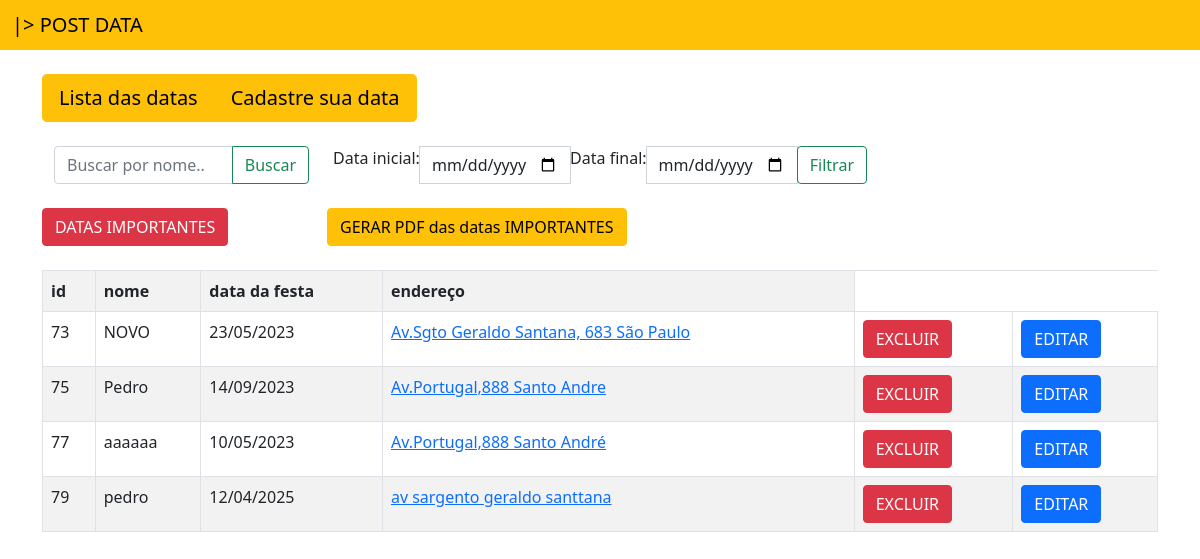
Screenshot of /datas_importantes with the database file from the repository.
### app_data/models.py (models this page shows, shortened)
class Usuario(models.Model):
    id_usuario = models.AutoField(primary_key=True)
    nome_cliente = models.TextField(max_length=100, null=False, blank=False, default=None)
    data_da_festa = models.DateField()
    endereco = models.TextField(max_length=600, null=False, blank=False, default=None)
    datas_importantes = models.BooleanField(default=False)
    @property
    def google_maps_url(self):
        base_url = 'https://www.google.com/maps/search/?api=1'
        params = {
            'query': self.endereco,
        }
        return f'{base_url}&{urlencode(params)}'

### app_data/views.py (the view)
# urls.py: path('datas_importantes', views.datas_importantes, name='datas_importantes'),
def datas_importantes(request):
    usuarios = Usuario.objects.filter(datas_importantes=True)
    for usuario in usuarios:
        if usuario.data_da_festa is not None:
            usuario.data_da_festa = usuario.data_da_festa.strftime('%d/%m/%Y')
    return render(request, 'usuarios/usuarios.html', {'usuarios': usuarios})

### templates/usuarios/usuarios.html (shortened to what this page needs)
{% extends 'usuarios/base.html' %}
{% load tz %}
{% block conteudo %}
<div class="container"></br>
 <div class="btn-group" role="group" aria-label="Basic example">
    <a href="{% url 'usuarios' %}" class="btn btn-warning btn-lg ">Lista das datas</a>
    <a href="{% url 'home' %}" class="btn btn-warning btn-lg ">Cadastre sua data</a>
  </div></br></br>
       <table class = "table table-bordered table-striped">
        <div class="container">
            <div class="row">
                <div class="col-md-3">
                    <form method="GET" action="{% url 'buscar_nomes' %}">
                        <div class="input-group">
                            <input class="form-control" type="search" name="nome_busca" placeholder="Buscar por nome..." aria-label="Search">
                            <button class="btn btn-outline-success" type="submit">Buscar</button>
                        </div>
                    </form>
                </div>
                <div class="col-md-6">
                    <form method="GET" action="{% url 'buscar_datas' %}">
                        <div class="input-group">
                            <label for="data_inicial">Data inicial: </label>
                            <input class="form-control" type="date" id="data_inicial" name="data_inicial">
                            <label for="data_final">Data final: </label>
                            <input class="form-control" type="date" id="data_final" name="data_final">
                            <div class="input-group-append">
                                <button class="btn btn-outline-success" type="submit">Filtrar</button>
                            </div>
                        </div>
                    </form>
                </div>
            </div>
        </div>
        <div class="row">
        <div class="col-md-3">
            <form method="GET" action="{% url 'datas_importantes' %}">
                <div class="input-group">
                    <button class="btn btn-danger" type="submit">DATAS IMPORTANTES</button>
                </div>
            </form>
        </div>
        <div class="col-md-6">
            <form method="GET" action="{% url 'gerar_pdf' %}">
                <div class="input-group">
                    <button class="btn btn-warning" type="submit">GERAR PDF das datas IMPORTANTES</button>
                </div>
            </form>
        </div>
    </div>
            <th>id</th>
            <th>nome </th>
            <th>data da festa</th>
            <th>endereço</th>
        {% for usuario in usuarios %}
        <tr data-usuario-id="{{ usuario.id_usuario }}">
            <td>{{usuario.id_usuario}}</td>
            <td>{{usuario.nome_cliente}}</td>
            <td>{{ usuario.data_da_festa }}</td>
            <td><a href="{{usuario.google_maps_url}}" target="_blank">{{usuario.endereco|urlize}}</td>
            <td><a href="{% url 'excluir_usuario' usuario.id_usuario %}"  class="btn btn-danger">EXCLUIR</a></td>
            <td><a href="{% url 'editar_usuario' usuario.id_usuario %}" class="btn btn-primary">EDITAR</a></td>
        </tr>
        {% endfor %}
    </table>
</div>
{% endblock %}

### rows the page displays
Usuario: id_usuario "73", nome_cliente "NOVO", data_da_festa "23/05/2023", endereco "Av.Sgto Geraldo Santana, 683 São Paulo"
Usuario: id_usuario "75", nome_cliente "Pedro", data_da_festa "14/09/2023", endereco "Av.Portugal,888 Santo Andre"
Usuario: id_usuario "77", nome_cliente "aaaaaa", data_da_festa "10/05/2023", endereco "Av.Portugal,888 Santo André"
Usuario: id_usuario "79", nome_cliente "pedro", data_da_festa "12/04/2025", endereco "av sargento geraldo santtana"
